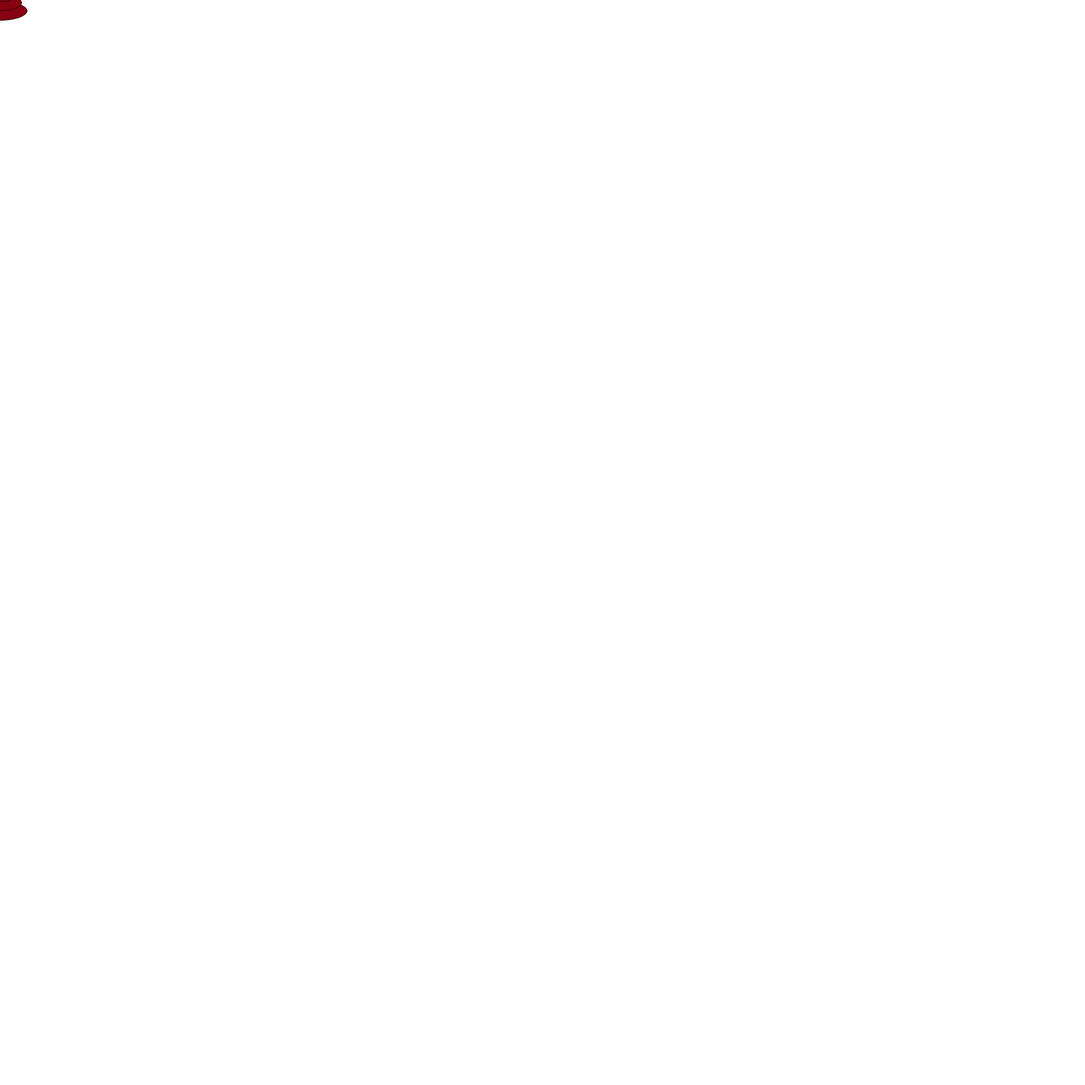
Frame 1 (no input)
Frame 60 (no input): identical to frame 1, image omitted
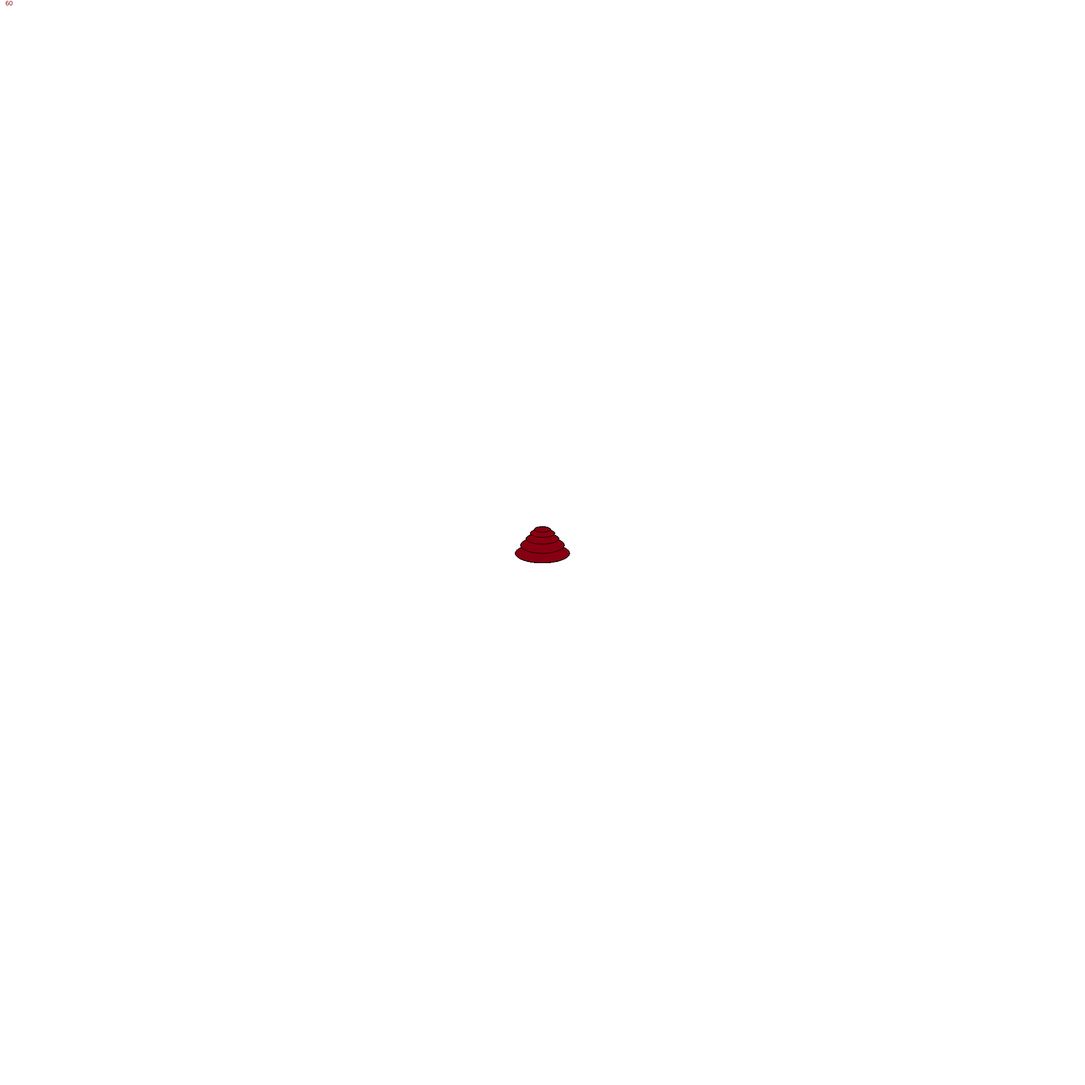
Frame 120 (the mouse pressed at the canvas centre since frame 60)

The p5.js sketch that drew these frames (run headless with seeded random() and noise() and a simulated clock; from frame 60 on, the mouse is pressed at the canvas centre):

// p5.js sketch
// ── sketch.js
var allShit = [];
var shit = function (x, y) {
    fill(135, 0, 18);
    ellipse(x, y + 20, 100, 35);
    ellipse(x, y + 5, 80, 30);
    ellipse(x, y - 7, 60, 20);
    ellipse(x, y - 17, 45, 15);
    ellipse(x, y - 24, 30, 10);
}

var Shit = function(posX, posY)
{
    this.setup = function()
    {
        this.x = posX;
        this.y = posY;
    }
    
    this.update = function()
    {
        fill(135, 0, 18)
        ellipse(this.x, this.y+20, 100, 35);
        ellipse(this.x, this.y+5, 80, 30);
        ellipse(this.x, this.y-7, 60, 20);
        ellipse(this.x, this.y-17, 45, 15);
        ellipse(this.x, this.y-24, 30, 10);
    }
}
    
function setup()
{
    createCanvas(2000, 2000)
}

function draw()
{    
    noCursor()
    background(255, 255, 255);
    
    if(mouseIsPressed)
    {
        var newShit = new Shit(mouseX, mouseY);
        newShit.setup();
        allShit.push(newShit);
    }
    
    for(var i=0;i<allShit.length;i++)
    {
        allShit[i].update();
    }
    
    shit(mouseX, mouseY);
    text(allShit.length, 10, 10);
}
